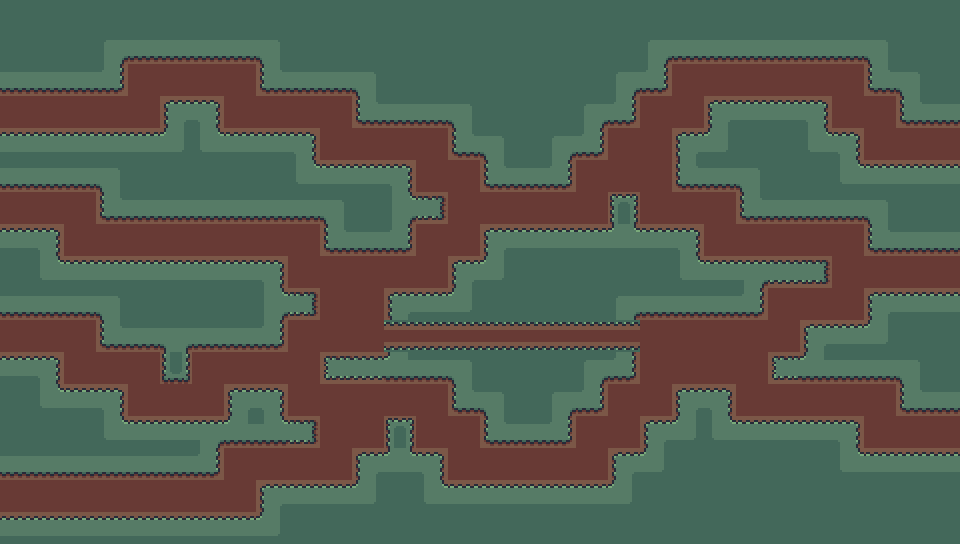

Tiled map render using the project's own tile images. Description and the whole map definition, tile-layer contents included, below:
An orthogonal 30x17 tile map with 32x32 px tiles, 3 tile layers (Path, Grass, Hidden), 3 tilesets and 7 objects.

<map version="1.8" tiledversion="1.8.2" orientation="orthogonal" renderorder="right-down" width="30" height="17" tilewidth="32" tileheight="32" infinite="0" nextlayerid="6" nextobjectid="9">
 <tileset firstgid="1" source="python tiles.tsx" />
 <tileset firstgid="31" source="more_tiles2.tsx" />
 <tileset firstgid="32" source="more_tiles.tsx" />
 <layer id="1" name="Path" width="30" height="17">
  <properties>
   <property name="cost" type="int" value="1" />
  </properties>
  <data encoding="csv">
0,0,0,0,0,0,0,0,0,0,0,0,0,0,0,0,0,0,0,0,0,0,0,0,0,0,0,0,0,0,
0,0,0,0,0,0,0,0,0,0,0,0,0,0,0,0,0,0,0,0,0,0,0,0,0,0,0,0,0,0,
0,0,0,0,22,22,22,22,0,0,0,0,0,0,0,0,0,0,0,0,0,22,22,22,22,22,22,0,0,0,
22,22,22,22,22,0,0,22,22,22,22,0,0,0,0,0,0,0,0,0,22,22,0,0,0,0,22,22,0,0,
0,0,0,0,0,0,0,0,0,0,22,22,22,22,0,0,0,0,0,22,22,0,0,0,0,0,0,22,22,22,
0,0,0,0,0,0,0,0,0,0,0,0,0,22,22,0,0,0,22,22,22,0,0,0,0,0,0,0,0,0,
22,22,22,0,0,0,0,0,0,0,0,0,0,0,22,22,22,22,22,0,22,22,22,0,0,0,0,0,0,0,
0,0,22,22,22,22,22,22,22,22,0,0,0,22,22,0,0,0,0,0,0,0,22,22,22,22,22,0,0,0,
0,0,0,0,0,0,0,0,0,22,22,22,22,22,0,0,0,0,0,0,0,0,0,0,0,0,22,22,22,22,
0,0,0,0,0,0,0,0,0,0,22,22,0,0,0,0,0,0,0,0,0,0,0,0,22,22,22,0,0,0,
22,22,22,0,0,0,0,0,0,22,22,22,0,0,0,0,0,0,0,0,22,22,22,22,22,0,0,0,0,0,
0,0,22,22,22,0,22,22,22,22,0,0,0,0,0,0,0,0,0,0,22,22,22,22,0,0,0,0,0,0,
0,0,0,0,22,22,22,0,0,22,22,22,22,22,0,0,0,0,0,22,22,0,0,22,22,22,22,22,0,0,
0,0,0,0,0,0,0,0,0,0,22,22,0,22,22,0,0,0,22,22,0,0,0,0,0,0,0,22,22,22,
0,0,0,0,0,0,0,22,22,22,22,0,0,0,22,22,22,22,22,0,0,0,0,0,0,0,0,0,0,0,
22,22,22,22,22,22,22,22,0,0,0,0,0,0,0,0,0,0,0,0,0,0,0,0,0,0,0,0,0,0,
0,0,0,0,0,0,0,0,0,0,0,0,0,0,0,0,0,0,0,0,0,0,0,0,0,0,0,0,0,0
</data>
 </layer>
 <layer id="2" name="Grass" width="30" height="17">
  <properties>
   <property name="cost" type="int" value="30" />
  </properties>
  <data encoding="csv">
7,7,7,7,7,7,7,7,7,7,7,7,7,7,7,7,7,7,7,7,7,7,7,7,7,7,7,7,7,7,
7,7,7,16,12,12,12,12,18,7,7,7,7,7,7,7,7,7,7,7,16,12,12,12,12,12,12,18,7,7,
12,12,12,13,0,0,0,0,11,12,12,18,7,7,7,7,7,7,7,16,13,0,0,0,0,0,0,11,18,7,
0,0,0,0,0,1,3,0,0,0,0,11,12,12,18,7,7,7,16,13,0,0,1,2,2,3,0,0,11,12,
2,2,2,2,2,28,26,2,2,3,0,0,0,0,11,18,7,16,13,0,0,1,28,7,7,26,3,0,0,0,
12,12,12,18,7,7,7,7,7,26,2,2,3,0,0,11,12,13,0,0,0,11,12,18,7,7,26,2,2,2,
0,0,0,11,12,12,12,12,12,12,18,7,36,34,0,0,0,0,0,9,0,0,0,11,12,12,12,18,7,7,
2,3,0,0,0,0,0,0,0,0,11,12,13,0,0,1,2,2,2,40,2,3,0,0,0,0,0,11,12,12,
7,26,2,2,2,2,2,2,3,0,0,0,0,0,1,28,7,7,7,7,7,26,2,42,33,34,0,0,0,0,
12,12,12,18,7,7,7,7,36,34,0,0,1,2,28,7,7,7,7,16,12,12,12,13,0,0,0,1,2,2,
0,0,0,11,12,37,12,12,13,0,0,0,0,0,0,0,0,0,0,0,0,0,0,0,0,1,2,28,7,7,
2,3,0,0,0,19,0,0,0,0,32,33,43,12,18,7,7,7,16,13,0,0,0,0,32,43,12,12,18,7,
7,26,2,3,0,0,0,1,3,0,0,0,0,0,11,18,7,16,13,0,0,1,3,0,0,0,0,0,11,12,
7,7,7,26,2,2,42,43,39,34,0,0,9,0,0,11,12,13,0,0,1,28,26,2,2,2,3,0,0,0,
12,12,12,12,12,12,13,0,0,0,0,1,40,3,0,0,0,0,0,1,28,7,7,7,7,7,26,2,2,2,
0,0,0,0,0,0,0,0,1,2,2,28,7,26,2,2,2,2,2,28,7,7,7,7,7,7,7,7,7,7,
2,2,2,2,2,2,2,2,28,7,7,7,7,7,7,7,7,7,7,7,7,7,7,7,7,7,7,7,7,7
</data>
 </layer>
 <layer id="5" name="Hidden" width="30" height="17">
  <properties>
   <property name="cost" type="int" value="29" />
  </properties>
  <data encoding="csv">
0,0,0,0,0,0,0,0,0,0,0,0,0,0,0,0,0,0,0,0,0,0,0,0,0,0,0,0,0,0,
0,0,0,0,0,0,0,0,0,0,0,0,0,0,0,0,0,0,0,0,0,0,0,0,0,0,0,0,0,0,
0,0,0,0,0,0,0,0,0,0,0,0,0,0,0,0,0,0,0,0,0,0,0,0,0,0,0,0,0,0,
0,0,0,0,0,0,0,0,0,0,0,0,0,0,0,0,0,0,0,0,0,0,0,0,0,0,0,0,0,0,
0,0,0,0,0,0,0,0,0,0,0,0,0,0,0,0,0,0,0,0,0,0,0,0,0,0,0,0,0,0,
0,0,0,0,0,0,0,0,0,0,0,0,0,0,0,0,0,0,0,0,0,0,0,0,0,0,0,0,0,0,
0,0,0,0,0,0,0,0,0,0,0,0,0,0,0,0,0,0,0,0,0,0,0,0,0,0,0,0,0,0,
0,0,0,0,0,0,0,0,0,0,0,0,0,0,0,0,0,0,0,0,0,0,0,0,0,0,0,0,0,0,
0,0,0,0,0,0,0,0,0,0,0,0,0,0,0,0,0,0,0,0,0,0,0,0,0,0,0,0,0,0,
0,0,0,0,0,0,0,0,0,0,0,0,0,0,0,0,0,0,0,0,0,0,0,0,0,0,0,0,0,0,
0,0,0,0,0,0,0,0,0,0,0,0,31,31,31,31,31,31,31,31,0,0,0,0,0,0,0,0,0,0,
0,0,0,0,0,0,0,0,0,0,0,0,0,0,0,0,0,0,0,0,0,0,0,0,0,0,0,0,0,0,
0,0,0,0,0,0,0,0,0,0,0,0,0,0,0,0,0,0,0,0,0,0,0,0,0,0,0,0,0,0,
0,0,0,0,0,0,0,0,0,0,0,0,0,0,0,0,0,0,0,0,0,0,0,0,0,0,0,0,0,0,
0,0,0,0,0,0,0,0,0,0,0,0,0,0,0,0,0,0,0,0,0,0,0,0,0,0,0,0,0,0,
0,0,0,0,0,0,0,0,0,0,0,0,0,0,0,0,0,0,0,0,0,0,0,0,0,0,0,0,0,0,
0,0,0,0,0,0,0,0,0,0,0,0,0,0,0,0,0,0,0,0,0,0,0,0,0,0,0,0,0,0
</data>
 </layer>
 <objectgroup id="4" name="spawn_points">
  <object id="4" x="0" y="96" width="32" height="32" />
  <object id="5" x="0" y="192" width="32" height="32" />
  <object id="6" x="0" y="320" width="32" height="32" />
  <object id="7" x="0" y="480" width="32" height="32" />
 </objectgroup>
 <objectgroup id="3" name="home_points">
  <object id="1" x="928" y="128" width="32" height="32" />
  <object id="2" x="928" y="256" width="32" height="32" />
  <object id="3" x="928" y="416" width="32" height="32" />
 </objectgroup>
</map>